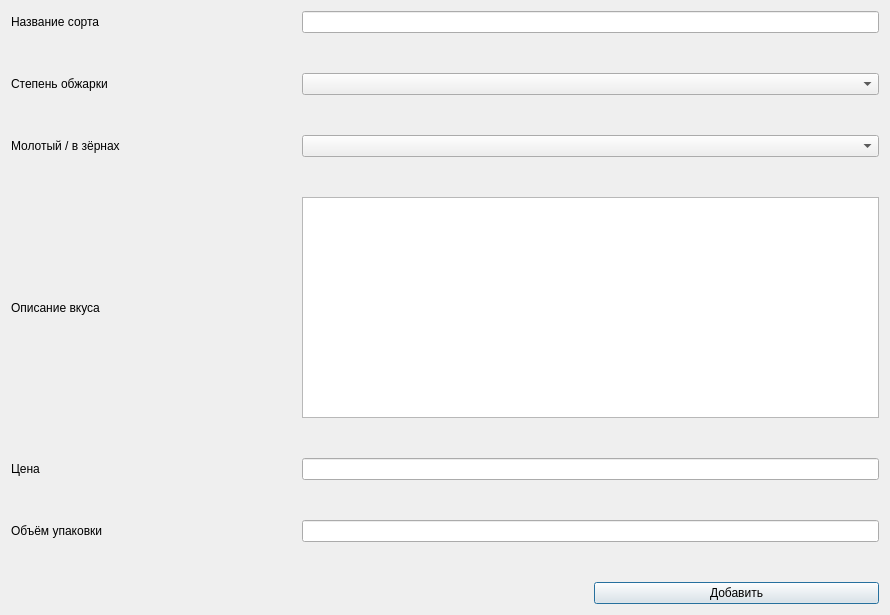
<?xml version="1.0" encoding="UTF-8"?>
<ui version="4.0">
 <class>Dialog</class>
 <widget class="QDialog" name="Dialog">
  <property name="geometry">
   <rect>
    <x>0</x>
    <y>0</y>
    <width>890</width>
    <height>615</height>
   </rect>
  </property>
  <property name="windowTitle">
   <string>Dialog</string>
  </property>
  <layout class="QVBoxLayout" name="verticalLayout">
   <item>
    <layout class="QGridLayout" name="gridLayout">
     <property name="topMargin">
      <number>0</number>
     </property>
     <property name="bottomMargin">
      <number>0</number>
     </property>
     <property name="verticalSpacing">
      <number>40</number>
     </property>
     <item row="1" column="0">
      <widget class="QLabel" name="label_2">
       <property name="styleSheet">
        <string notr="true">font: 18pt &quot;MS Shell Dlg 2&quot;;</string>
       </property>
       <property name="text">
        <string>Степень обжарки</string>
       </property>
      </widget>
     </item>
     <item row="2" column="1" colspan="2">
      <widget class="QComboBox" name="ground_in_grains">
       <property name="sizePolicy">
        <sizepolicy hsizetype="Preferred" vsizetype="Fixed">
         <horstretch>0</horstretch>
         <verstretch>0</verstretch>
        </sizepolicy>
       </property>
      </widget>
     </item>
     <item row="2" column="0">
      <widget class="QLabel" name="label_3">
       <property name="styleSheet">
        <string notr="true">font: 18pt &quot;MS Shell Dlg 2&quot;;</string>
       </property>
       <property name="text">
        <string>Молотый / в зёрнах</string>
       </property>
      </widget>
     </item>
     <item row="3" column="0">
      <widget class="QLabel" name="label_4">
       <property name="styleSheet">
        <string notr="true">font: 18pt &quot;MS Shell Dlg 2&quot;;</string>
       </property>
       <property name="text">
        <string>Описание вкуса</string>
       </property>
      </widget>
     </item>
     <item row="0" column="0">
      <widget class="QLabel" name="label">
       <property name="styleSheet">
        <string notr="true">font: 18pt &quot;MS Shell Dlg 2&quot;;</string>
       </property>
       <property name="text">
        <string>Название сорта</string>
       </property>
      </widget>
     </item>
     <item row="6" column="2">
      <widget class="QPushButton" name="return_to_main">
       <property name="sizePolicy">
        <sizepolicy hsizetype="Minimum" vsizetype="Minimum">
         <horstretch>0</horstretch>
         <verstretch>0</verstretch>
        </sizepolicy>
       </property>
       <property name="styleSheet">
        <string notr="true">font: 14pt &quot;MS Shell Dlg 2&quot;;</string>
       </property>
       <property name="text">
        <string>Добавить</string>
       </property>
      </widget>
     </item>
     <item row="1" column="1" colspan="2">
      <widget class="QComboBox" name="degree_of_roast">
       <property name="sizePolicy">
        <sizepolicy hsizetype="Preferred" vsizetype="Fixed">
         <horstretch>0</horstretch>
         <verstretch>0</verstretch>
        </sizepolicy>
       </property>
      </widget>
     </item>
     <item row="4" column="0">
      <widget class="QLabel" name="label_5">
       <property name="styleSheet">
        <string notr="true">font: 18pt &quot;MS Shell Dlg 2&quot;;</string>
       </property>
       <property name="text">
        <string>Цена</string>
       </property>
      </widget>
     </item>
     <item row="0" column="1" colspan="2">
      <widget class="QLineEdit" name="name">
       <property name="sizePolicy">
        <sizepolicy hsizetype="Expanding" vsizetype="Minimum">
         <horstretch>0</horstretch>
         <verstretch>0</verstretch>
        </sizepolicy>
       </property>
      </widget>
     </item>
     <item row="6" column="0" colspan="2">
      <widget class="QLabel" name="errors_label">
       <property name="styleSheet">
        <string notr="true">font: 10pt &quot;MS Shell Dlg 2&quot;;</string>
       </property>
       <property name="text">
        <string/>
       </property>
       <property name="alignment">
        <set>Qt::AlignCenter</set>
       </property>
      </widget>
     </item>
     <item row="5" column="0">
      <widget class="QLabel" name="label_6">
       <property name="styleSheet">
        <string notr="true">font: 18pt &quot;MS Shell Dlg 2&quot;;</string>
       </property>
       <property name="text">
        <string>Объём упаковки</string>
       </property>
      </widget>
     </item>
     <item row="4" column="1" colspan="2">
      <widget class="QLineEdit" name="price">
       <property name="sizePolicy">
        <sizepolicy hsizetype="Expanding" vsizetype="Minimum">
         <horstretch>0</horstretch>
         <verstretch>0</verstretch>
        </sizepolicy>
       </property>
      </widget>
     </item>
     <item row="5" column="1" colspan="2">
      <widget class="QLineEdit" name="volume">
       <property name="sizePolicy">
        <sizepolicy hsizetype="Expanding" vsizetype="Minimum">
         <horstretch>0</horstretch>
         <verstretch>0</verstretch>
        </sizepolicy>
       </property>
      </widget>
     </item>
     <item row="3" column="1" colspan="2">
      <widget class="QPlainTextEdit" name="description"/>
     </item>
    </layout>
   </item>
  </layout>
 </widget>
 <resources/>
 <connections/>
</ui>
